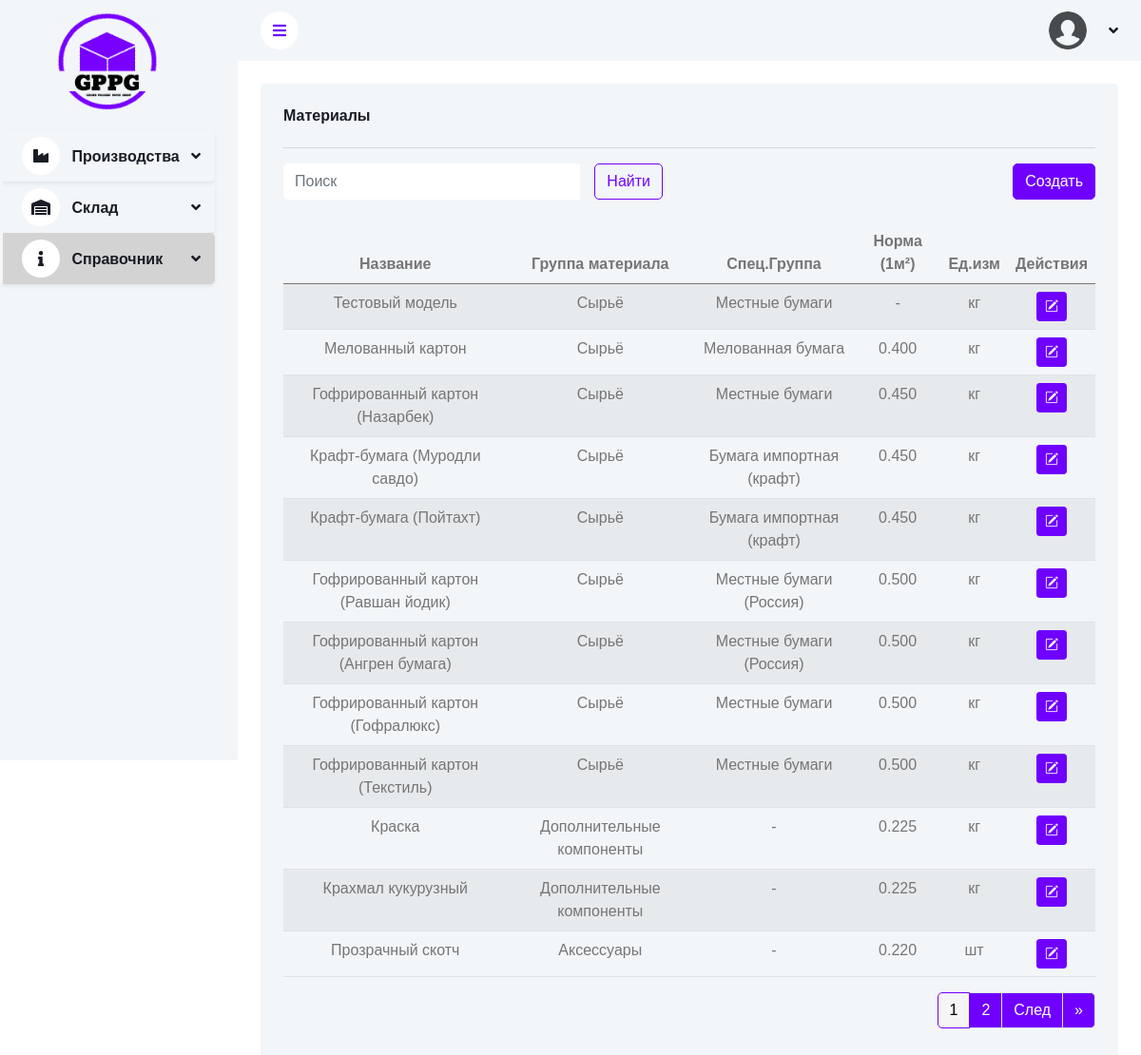
/info/materials/, run on the app's committed database.
### apps/info/models.py (models this page shows, shortened)
class Material(BaseModel):
	UNIT_CHOICES = (
		('sht', 'шт'),
		('sm', 'см'),
		('mm', 'мм'),
		('kg', 'кг'),
		('litr', 'л'),
	)
	TYPE_MATERIAL_CHOICES = (
		('material', 'Материал'),
		('ready_material', 'Готовый продукт	')
	)
	code = models.CharField(max_length=100, unique=True, null=True, blank=True, verbose_name="Код")
	name = models.CharField(max_length=100, unique=True, verbose_name="Название")
	material_group = models.ForeignKey('MaterialGroup', on_delete=models.CASCADE, verbose_name="Группа материала")
	special_group = models.ForeignKey('MaterialSpecialGroup', on_delete=models.CASCADE, null=True, blank=True,
									  verbose_name="Специальная группа")
	brand = models.ForeignKey('Brand', on_delete=models.SET_NULL, null=True, blank=True, verbose_name="Бренд")
	material_type = models.ForeignKey(MaterialType, on_delete=models.CASCADE, default=5, max_length=100,
									  null=True, blank=True,
									  verbose_name="Тип материала")
	material_thickness = models.FloatField(verbose_name="Плотность(Г/м2)", null=True, blank=True)
	unit_of_measurement = models.CharField(max_length=10, choices=UNIT_CHOICES, default=None,
										   verbose_name="Единица измерения")
	type_material = models.CharField(max_length=20, choices=TYPE_MATERIAL_CHOICES, default="material", null=True,
									 blank=True)
	norm = models.DecimalField(
		max_digits=10,
		decimal_places=3,
		null=True,
		blank=True,
		verbose_name="Норма для 1 м2",
		validators=[MinValueValidator(0)]
	)
	photo = models.ImageField(
		upload_to='box_photos',
		default='box_photos/no-image.png',
		validators=[FileExtensionValidator(allowed_extensions=['jpg', 'jpeg', 'png', 'heic'])],
		verbose_name="Изображение"
	)
	def get_unit_display(self):
		return dict(self.UNIT_CHOICES).get(self.unit_of_measurement, self.unit_of_measurement)
	class Meta:
		verbose_name = "Материал"
		verbose_name_plural = "Материалы"

class MaterialGroup(BaseModel):
	name = models.CharField(max_length=100, verbose_name="Название")
	def __str__(self):
		return str(self.name)
	class Meta:
		verbose_name = "Группа материалов"
		verbose_name_plural = "Группы материалов"

class MaterialSpecialGroup(BaseModel):
	name = models.CharField(max_length=100, verbose_name="Название")
	def __str__(self):
		return str(self.name)
	class Meta:
		verbose_name = "Специальная группа материалов"
		verbose_name_plural = "Специальные группы материалов"

### apps/info/views.py (the view)
# urls.py: path('materials/', MaterialListCreate.as_view(), name='material-list'),
class MaterialListCreate(BaseListCreateView):
	model = Material
	form_class = MaterialForm
	template_name = "info/material_list.html"
	redirect_url = "info:material-list"

### apps/info/models.py (called while the page is built)
	def __str__(self):
		return str(self.name)

### apps/shared/views.py (called while the page is built)
	@staticmethod
	def apply_pagination_and_search(queryset, request):
		search_query = request.GET.get('search')
		if search_query:
			search_query = search_query.strip()
			queryset = queryset.filter(Q(name__icontains=search_query))
		page_size = request.GET.get("page_size", 12)
		paginator = Paginator(queryset, page_size)
		page_num = request.GET.get("page", 1)
		page_obj = paginator.get_page(page_num)
		return page_obj

	def get_cache_key(self):
		return f'{self.model.__name__.lower()}_list_data'

	def get_queryset(self):
		cache_key = self.get_cache_key()
		cached_data = cache.get(cache_key)
		if cached_data is None:
			queryset = self.model.objects.all().order_by('-created_time')
			cached_data = list(queryset)  # Преобразуем queryset в список
			cache.set(cache_key, cached_data, timeout=self.cache_timeout)
			print(f"Data fetched from database and cached with key: {cache_key}")
		else:
			print(f"Data fetched from cache with key: {cache_key}")
		return cached_data

	def get_form(self):
		return self.form_class

	def get_template_name(self):
		return self.template_name

	def get(self, request):
		items = self.get_queryset()
		page_obj = self.apply_pagination_and_search(items, request)
		context = {
			'items': page_obj,
			'form': self.get_form(),
		}
		return render(request, self.get_template_name(), context)

### templates/info/material_list.html (shortened to what this page needs)
{% extends 'base.html' %}
{% load static %}
{% block content %}
    <div class="container-fluid pt-4 px-4">
        <div class="row g-4">
            <div class="col-sm-12">
                <div class="bg-light rounded h-100 p-4">
                    <h6 class="mb-4">Материалы</h6>
                    <hr>
                    <div class="row mb-2">
                        <div class="col-md-6">
                            {% include 'base/search_form.html' %}
                        </div>
                        <div class="col-md-6 text-end">
                            <button type="button" class="btn btn-primary" id="openCreateModalBtn"
                                    data-bs-toggle="modal" data-bs-target="#myModalCreate"
                                    data-action-url="{% url 'info:material-list' %}">Создать
                            </button>
                        </div>
                    </div>
                    <div class="table-responsive text-center">
                        <table class="table table-striped">
                            <thead>
                            <tr>
                                <th scope="col">Название</th>
                                <th scope="col">Группа материала</th>
                                <th scope="col">Спец.Группа</th>
                                <th scope="col">Норма (1м²)</th>
                                <th scope="col">Ед.изм</th>
                                <th scope="col">Действия</th>
                            </tr>
                            </thead>
                            <tbody>
                            {% for material in items %}
                                <tr>
                                    <td>{{ material.name }}</td>
                                    <td>{{ material.material_group }}</td>
                                    {% if material.special_group %}
                                        <td>{{ material.special_group }}</td>
                                    {% else %}
                                        <td>-</td>
                                    {% endif %}
                                    {% if material.norm %}
                                        <td>{{ material.norm }}</td>
                                    {% else %}
                                        <td>-</td>
                                    {% endif %}
                                    <td>{{ material.get_unit_display }}</td>
                                    <td>
                                        <a href="{% url 'info:material-edit' material.pk %}" type="button"
                                           class="btn btn-primary btn-sm">
                                            <i class="bi bi-pencil-square"></i>
                                        </a>
                                    </td>
                                </tr>
                            {% endfor %}
                            </tbody>
                        </table>
                    </div>
                    {% include 'base/pagination.html' with items=items %}
                </div>
            </div>
        </div>
    </div>
{% endblock %}

### static/css/style.css (style rules this page uses)
:root { --primary: #6f00ff; --light: #F3F6F9; --dark: #191C24; }
.btn { transition: 0.5s; }
.btn.btn-primary { color: #ffffff; }

### data on the page
Material: name "Тестовый модель", material_group "Сырьё", special_group "Местные бумаги", unit "кг"
Material: name "Мелованный картон", material_group "Сырьё", special_group "Мелованная бумага", norm "0.400", unit "кг"
Material: name "Гофрированный картон (Назарбек)", material_group "Сырьё", special_group "Местные бумаги", norm "0.450", unit "кг"
Material: name "Крафт-бумага (Муродли савдо)", material_group "Сырьё", special_group "Бумага импортная (крафт)", norm "0.450", unit "кг"
Material: name "Крафт-бумага (Пойтахт)", material_group "Сырьё", special_group "Бумага импортная (крафт)", norm "0.450", unit "кг"
Material: name "Гофрированный картон (Равшан йодик)", material_group "Сырьё", special_group "Местные бумаги (Россия)", norm "0.500", unit "кг"
Material: name "Гофрированный картон (Ангрен бумага)", material_group "Сырьё", special_group "Местные бумаги (Россия)", norm "0.500", unit "кг"
Material: name "Гофрированный картон (Гофралюкс)", material_group "Сырьё", special_group "Местные бумаги", norm "0.500", unit "кг"
Material: name "Гофрированный картон (Текстиль)", material_group "Сырьё", special_group "Местные бумаги", norm "0.500", unit "кг"
Material: name "Краска", material_group "Дополнительные компоненты", norm "0.225", unit "кг"
Material: name "Крахмал кукурузный", material_group "Дополнительные компоненты", norm "0.225", unit "кг"
Material: name "Прозрачный скотч", material_group "Аксессуары", norm "0.220", unit "шт"

### other printed values
{{ i }} "1" "2"
